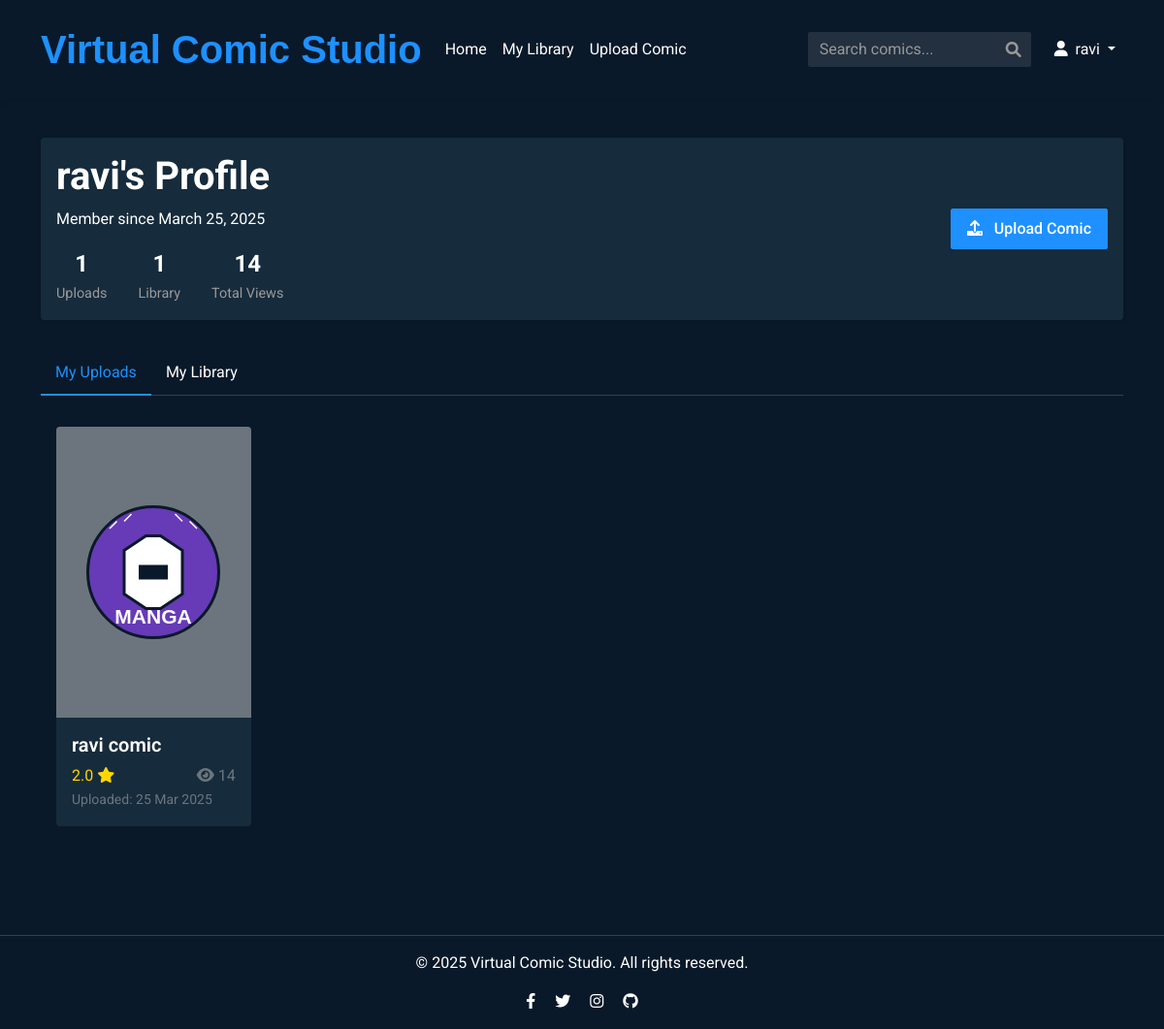
The page /profile (signed in) on the database as committed earlier.
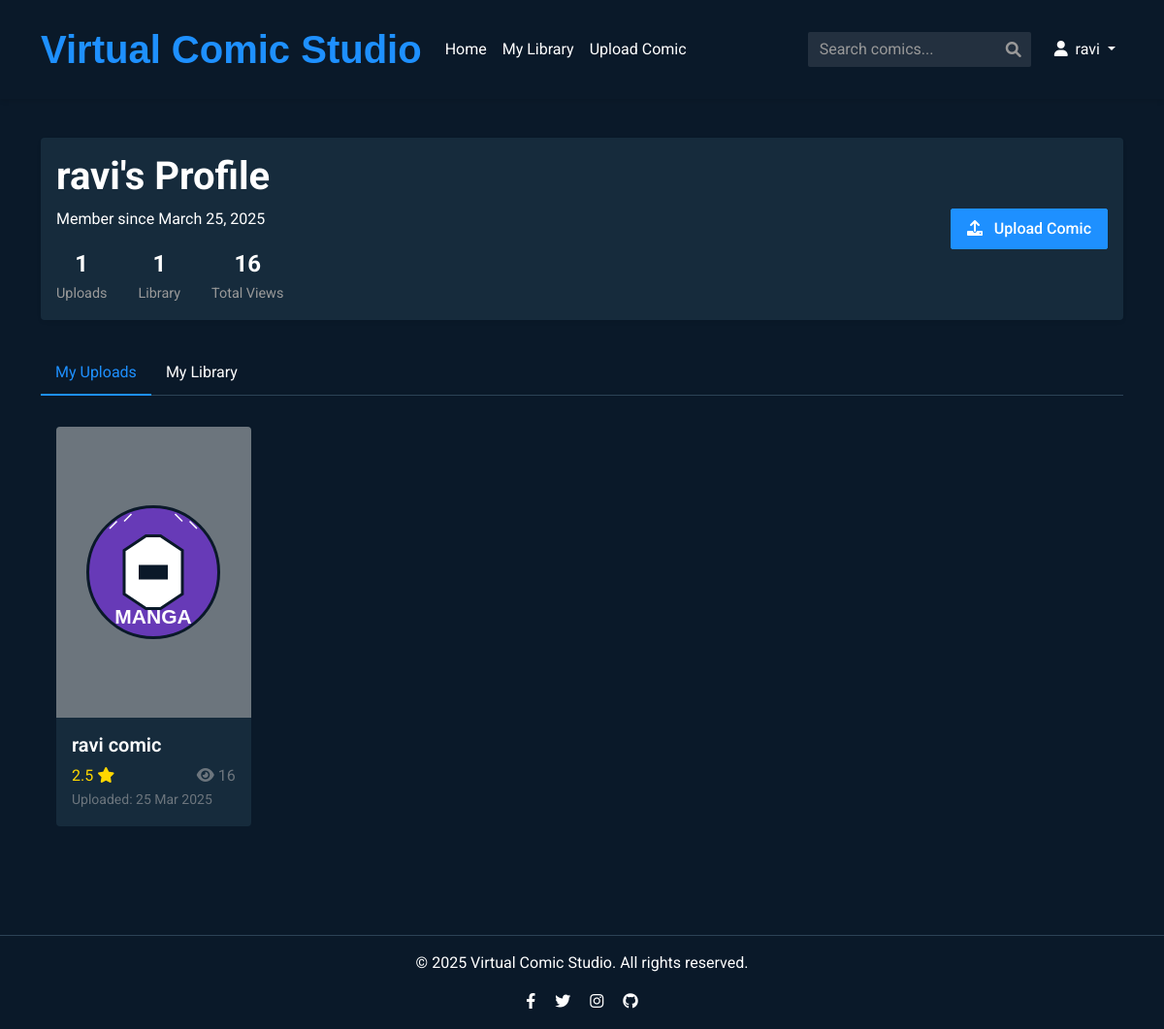
The same page on the database as committed later.
### models.py (models this page shows, shortened)
class Comic(db.Model):
    id = db.Column(db.Integer, primary_key=True)
    title = db.Column(db.String(100), nullable=False)
    description = db.Column(db.Text, nullable=False)
    filename = db.Column(db.String(255), nullable=False, unique=True)
    owner_id = db.Column(db.Integer, db.ForeignKey('user.id'), nullable=False)
    upload_date = db.Column(db.DateTime, default=datetime.datetime.utcnow)
    views = db.Column(db.Integer, default=0)
    logo_id = db.Column(db.Integer, default=1) # Logo ID (1-5)
    reviews = db.relationship('Review', backref='comic', lazy='dynamic', cascade='all, delete-orphan')
    def get_average_rating(self):
        reviews = self.reviews.all()
        if not reviews:
            return 0
        return sum(review.rating for review in reviews) / len(reviews)
    @classmethod
    def get_by_id(cls, comic_id):
        return cls.query.get(comic_id)

### routes.py (the view)
@app.route('/profile')
@login_required
def profile():
    user_comics = Comic.query.filter_by(owner_id=current_user.id).all()
    total_views = sum(comic.views for comic in user_comics)
    return render_template('profile.html', user=current_user, comics=user_comics,Comic = Comic,total_views = total_views)

### app.py (called while the page is built)
@login_manager.user_loader
def load_user(user_id):
    return User.query.get(int(user_id))

### models.py (called while the page is built)
    @property
    def library(self):
        return [comic.id for comic in self.library_comics]

### templates/profile.html (shortened to what this page needs)
{% extends "layout.html" %}  {% block content %}
<div class="profile-header shadow-sm rounded-sm">
  <div class="row align-items-center">
    <div class="col-md-8">
      <h1>{{ user.username }}'s Profile</h1>
      <p>Member since {{ user.created_at.strftime('%B %d, %Y') }}</p>
      <div class="profile-stats">
        <div class="profile-stat">
          <span class="profile-stat-value">{{ comics|length }}</span>
          <span class="profile-stat-label">Uploads</span>
        </div>
        <div class="profile-stat">
          <span class="profile-stat-value">{{ user.library|length }}</span>
          <span class="profile-stat-label">Library</span>
        </div>
        <div class="profile-stat">
          <span class="profile-stat-value">{{ total_views }}</span>
          <span class="profile-stat-label">Total Views</span>
        </div>
      </div>
    </div>
    <div class="col-md-4 text-md-end">
      <a href="{{ url_for('upload_comic') }}" class="btn btn-primary">
        <i class="fas fa-upload me-2"></i> Upload Comic
      </a>
    </div>
  </div>
</div>
<ul class="nav nav-tabs" id="profileTabs" role="tablist">
  <li class="nav-item" role="presentation">
    <button
      class="nav-link active"
      id="uploads-tab"
      data-bs-toggle="tab"
      data-bs-target="#uploads"
      type="button"
      role="tab"
    >
      My Uploads
    </button>
  </li>
  <li class="nav-item" role="presentation">
    <button
      class="nav-link"
      id="library-tab"
      data-bs-toggle="tab"
      data-bs-target="#library"
      type="button"
      role="tab"
    >
      My Library
    </button>
  </li>
</ul>
<div class="tab-content" id="profileTabsContent">
  <div class="tab-pane fade show active" id="uploads" role="tabpanel">
    {% if comics|length > 0 %}
    <div class="comics-grid">
      {% for comic in comics %}
      <div class="comic-card">
        <a href="{{ url_for('comic_details', comic_id=comic.id) }}">
          <div class="card">
            <div
              class="card-img-container bg-secondary d-flex align-items-center justify-content-center"
            >
              <img
                src="{{ url_for('static', filename='images/logo' + (comic.logo_id|string if comic.logo_id else '1') + '.svg') }}"
                alt="{{ comic.title }}"
                class="comic-logo-display"
              />
            </div>
            <div class="card-body">
              <h5 class="card-title">{{ comic.title }}</h5>
              <div class="d-flex justify-content-between align-items-center">
                <div class="comic-rating">
                  {% set rating = comic.get_average_rating()|round(1) %}
                  <span>{{ rating }}</span>
                  <i class="fas fa-star"></i>
                </div>
                <span class="text-muted">
                  <i class="fas fa-eye me-1"></i>{{ comic.views }}
                </span>
              </div>
              <small class="text-muted"
                >Uploaded: {{ comic.upload_date.strftime('%d %b %Y') }}</small
              >
            </div>
          </div>
        </a>
      </div>
      {% endfor %}
    </div>
    {% endif %}
  </div>
</div>
{% endblock %}

Rows that differ between the two databases and show on the page:
changed Comic "ravi comic": rating "2.0" → "2.5"; views "14" → "16"
Other text that changed with them:
{{ total_views }}: "14" → "16"
